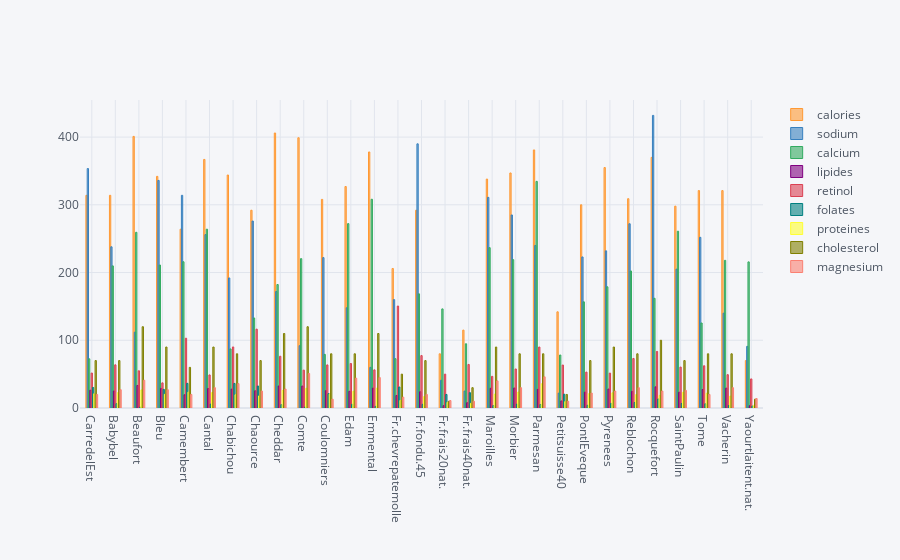

The notebook cell saved with this chart:
### Code cell
f.iplot(kind="bar", bargap=0.5) ## espacer les colonnes de 0.5

### Figure 1 — Plotly figure (JSON) as saved in the notebook; plotly's stock layout.template omitted (floating-point values rounded to 4 significant figures)
{"data": [{"marker": {"color": "rgba(255, 153, 51, 0.6)", "line": {"color": "rgba(255, 153, 51, 1.0)", "width": 1}}, "name": "calories", "orientation": "v", "text": "", "type": "bar", "x": ["CarredelEst", "Babybel", "Beaufort", "Bleu", "Camembert", "Cantal", "Chabichou", "Chaource", "Cheddar", "Comte", "Coulomniers", "Edam", "Emmental", "Fr.chevrepatemolle", "Fr.fondu.45", "Fr.frais20nat.", "Fr.frais40nat.", "Maroilles", "Morbier", "Parmesan", "Petitsuisse40", "PontlEveque", "Pyrenees", "Reblochon", "Rocquefort", "SaintPaulin", "Tome", "Vacherin", "Yaourtlaitent.nat."], "y": [314, 314, 401, 342, 264, 367, 344, 292, 406, 399, 308, 327, 378, 206, 292, 80, 115, 338, 347, 381, 142, 300, 355, 309, 370, 298, 321, 321, 70]}, {"marker": {"color": "rgba(55, 128, 191, 0.6)", "line": {"color": "rgba(55, 128, 191, 1.0)", "width": 1}}, "name": "sodium", "orientation": "v", "text": "", "type": "bar", "x": ["CarredelEst", "Babybel", "Beaufort", "Bleu", "Camembert", "Cantal", "Chabichou", "Chaource", "Cheddar", "Comte", "Coulomniers", "Edam", "Emmental", "Fr.chevrepatemolle", "Fr.fondu.45", "Fr.frais20nat.", "Fr.frais40nat.", "Maroilles", "Morbier", "Parmesan", "Petitsuisse40", "PontlEveque", "Pyrenees", "Reblochon", "Rocquefort", "SaintPaulin", "Tome", "Vacherin", "Yaourtlaitent.nat."], "y": [353.5, 238, 112, 336, 314, 256, 192, 276, 172, 92, 222, 148, 60, 160, 390, 41, 25, 311, 285, 240, 22, 223, 232, 272, 432, 205, 252, 140, 91]}, {"marker": {"color": "rgba(50, 171, 96, 0.6)", "line": {"color": "rgba(50, 171, 96, 1.0)", "width": 1}}, "name": "calcium", "orientation": "v", "text": "", "type": "bar", "x": ["CarredelEst", "Babybel", "Beaufort", "Bleu", "Camembert", "Cantal", "Chabichou", "Chaource", "Cheddar", "Comte", "Coulomniers", "Edam", "Emmental", "Fr.chevrepatemolle", "Fr.fondu.45", "Fr.frais20nat.", "Fr.frais40nat.", "Maroilles", "Morbier", "Parmesan", "Petitsuisse40", "PontlEveque", "Pyrenees", "Reblochon", "Rocquefort", "SaintPaulin", "Tome", "Vacherin", "Yaourtlaitent.nat."], "y": [72.6, 209.8, 259.4, 211.1, 215.9, 264, 87.2, 132.9, 182.3, 220.5, 79.2, 272.2, 308.2, 72.8, 168.5, 146.3, 94.8, 236.7, 219, 334.6, 78.2, 156.7, 178.9, 202.3, 162, 261, 125.5, 218, 215.7]}, {"marker": {"color": "rgba(128, 0, 128, 0.6)", "line": {"color": "rgba(128, 0, 128, 1.0)", "width": 1}}, "name": "lipides", "orientation": "v", "text": "", "type": "bar", "x": ["CarredelEst", "Babybel", "Beaufort", "Bleu", "Camembert", "Cantal", "Chabichou", "Chaource", "Cheddar", "Comte", "Coulomniers", "Edam", "Emmental", "Fr.chevrepatemolle", "Fr.fondu.45", "Fr.frais20nat.", "Fr.frais40nat.", "Maroilles", "Morbier", "Parmesan", "Petitsuisse40", "PontlEveque", "Pyrenees", "Reblochon", "Rocquefort", "SaintPaulin", "Tome", "Vacherin", "Yaourtlaitent.nat."], "y": [26.3, 25.1, 33.3, 28.9, 19.5, 28.8, 27.9, 25.4, 32.5, 32.4, 25.6, 24.7, 29.4, 18.5, 24, 3.5, 7.8, 29.1, 29.5, 27.5, 10.4, 23.4, 28, 24.6, 31.2, 23.3, 27.3, 29.3, 3.4]}, {"marker": {"color": "rgba(219, 64, 82, 0.6)", "line": {"color": "rgba(219, 64, 82, 1.0)", "width": 1}}, "name": "retinol", "orientation": "v", "text": "", "type": "bar", "x": ["CarredelEst", "Babybel", "Beaufort", "Bleu", "Camembert", "Cantal", "Chabichou", "Chaource", "Cheddar", "Comte", "Coulomniers", "Edam", "Emmental", "Fr.chevrepatemolle", "Fr.fondu.45", "Fr.frais20nat.", "Fr.frais40nat.", "Maroilles", "Morbier", "Parmesan", "Petitsuisse40", "PontlEveque", "Pyrenees", "Reblochon", "Rocquefort", "SaintPaulin", "Tome", "Vacherin", "Yaourtlaitent.nat."], "y": [51.6, 63.7, 54.9, 37.1, 103, 48.8, 90.1, 116.4, 76.4, 55.9, 63.6, 65.7, 56.3, 150.5, 77.4, 50, 64.3, 46.7, 57.6, 90, 63.4, 53, 51.5, 73.1, 83.5, 60.4, 62.3, 49.2, 42.9]}, {"marker": {"color": "rgba(0, 128, 128, 0.6)", "line": {"color": "rgba(0, 128, 128, 1.0)", "width": 1}}, "name": "folates", "orientation": "v", "text": "", "type": "bar", "x": ["CarredelEst", "Babybel", "Beaufort", "Bleu", "Camembert", "Cantal", "Chabichou", "Chaource", "Cheddar", "Comte", "Coulomniers", "Edam", "Emmental", "Fr.chevrepatemolle", "Fr.fondu.45", "Fr.frais20nat.", "Fr.frais40nat.", "Maroilles", "Morbier", "Parmesan", "Petitsuisse40", "PontlEveque", "Pyrenees", "Reblochon", "Rocquefort", "SaintPaulin", "Tome", "Vacherin", "Yaourtlaitent.nat."], "y": [30.3, 6.4, 1.2, 27.5, 36.4, 5.7, 36.3, 32.5, 4.9, 1.3, 21.1, 5.5, 2.4, 31, 5.5, 20, 22.6, 3.6, 5.8, 5.2, 20.4, 4, 6.8, 8.1, 13.3, 6.7, 6.2, 3.7, 2.9]}, {"marker": {"color": "rgba(255, 255, 51, 0.6)", "line": {"color": "rgba(255, 255, 51, 1.0)", "width": 1}}, "name": "proteines", "orientation": "v", "text": "", "type": "bar", "x": ["CarredelEst", "Babybel", "Beaufort", "Bleu", "Camembert", "Cantal", "Chabichou", "Chaource", "Cheddar", "Comte", "Coulomniers", "Edam", "Emmental", "Fr.chevrepatemolle", "Fr.fondu.45", "Fr.frais20nat.", "Fr.frais40nat.", "Maroilles", "Morbier", "Parmesan", "Petitsuisse40", "PontlEveque", "Pyrenees", "Reblochon", "Rocquefort", "SaintPaulin", "Tome", "Vacherin", "Yaourtlaitent.nat."], "y": [21, 22.6, 26.6, 20.2, 23.4, 23, 19.5, 17.8, 26, 29.2, 20.5, 24.7, 29.4, 11.1, 16.8, 8.3, 7, 20.4, 23.6, 35.7, 9.4, 21.1, 22.4, 19.7, 18.7, 23.3, 21.8, 17.6, 4.1]}, {"marker": {"color": "rgba(128, 128, 0, 0.6)", "line": {"color": "rgba(128, 128, 0, 1.0)", "width": 1}}, "name": "cholesterol", "orientation": "v", "text": "", "type": "bar", "x": ["CarredelEst", "Babybel", "Beaufort", "Bleu", "Camembert", "Cantal", "Chabichou", "Chaource", "Cheddar", "Comte", "Coulomniers", "Edam", "Emmental", "Fr.chevrepatemolle", "Fr.fondu.45", "Fr.frais20nat.", "Fr.frais40nat.", "Maroilles", "Morbier", "Parmesan", "Petitsuisse40", "PontlEveque", "Pyrenees", "Reblochon", "Rocquefort", "SaintPaulin", "Tome", "Vacherin", "Yaourtlaitent.nat."], "y": [70, 70, 120, 90, 60, 90, 80, 70, 110, 120, 80, 80, 110, 50, 70, 10, 30, 90, 80, 80, 20, 70, 90, 80, 100, 70, 80, 80, 13]}, {"marker": {"color": "rgba(251, 128, 114, 0.6)", "line": {"color": "rgba(251, 128, 114, 1.0)", "width": 1}}, "name": "magnesium", "orientation": "v", "text": "", "type": "bar", "x": ["CarredelEst", "Babybel", "Beaufort", "Bleu", "Camembert", "Cantal", "Chabichou", "Chaource", "Cheddar", "Comte", "Coulomniers", "Edam", "Emmental", "Fr.chevrepatemolle", "Fr.fondu.45", "Fr.frais20nat.", "Fr.frais40nat.", "Maroilles", "Morbier", "Parmesan", "Petitsuisse40", "PontlEveque", "Pyrenees", "Reblochon", "Rocquefort", "SaintPaulin", "Tome", "Vacherin", "Yaourtlaitent.nat."], "y": [20, 27, 41, 27, 20, 30, 36, 25, 28, 51, 13, 44, 45, 16, 20, 11, 10, 40, 30, 46, 10, 22, 25, 30, 25, 26, 20, 30, 14]}], "layout": {"bargap": 0.5, "legend": {"bgcolor": "#F5F6F9", "font": {"color": "#4D5663"}}, "paper_bgcolor": "#F5F6F9", "plot_bgcolor": "#F5F6F9", "title": {"font": {"color": "#4D5663"}}, "xaxis": {"gridcolor": "#E1E5ED", "showgrid": true, "tickfont": {"color": "#4D5663"}, "title": {"font": {"color": "#4D5663"}, "text": ""}, "zerolinecolor": "#E1E5ED"}, "yaxis": {"gridcolor": "#E1E5ED", "showgrid": true, "tickfont": {"color": "#4D5663"}, "title": {"font": {"color": "#4D5663"}, "text": ""}, "zerolinecolor": "#E1E5ED"}}}
